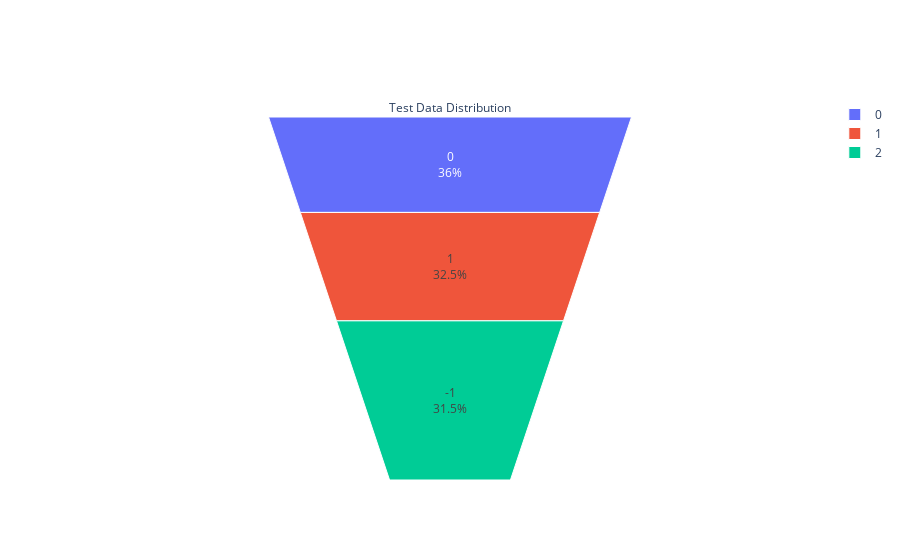

Notebook code for this chart:
### Code cell
#test

temp = df_test.groupby('Label').count()['Text'].reset_index().sort_values(by='Text',ascending=False)
temp.style.background_gradient(cmap='Purples')


fig = go.Figure(go.Funnelarea(
    text =temp.Label,
    values = temp.Text,
    title = {"position": "top center", "text": "Test Data Distribution"}
    ))
fig.show()

### Figure 1 — Plotly figure (JSON) as saved in the notebook; plotly's stock layout.template omitted (floating-point values rounded to 4 significant figures)
{"data": [{"text": [0, 1, -1], "title": {"position": "top center", "text": "Test Data Distribution"}, "type": "funnelarea", "values": [113, 102, 99]}], "layout": {}}
